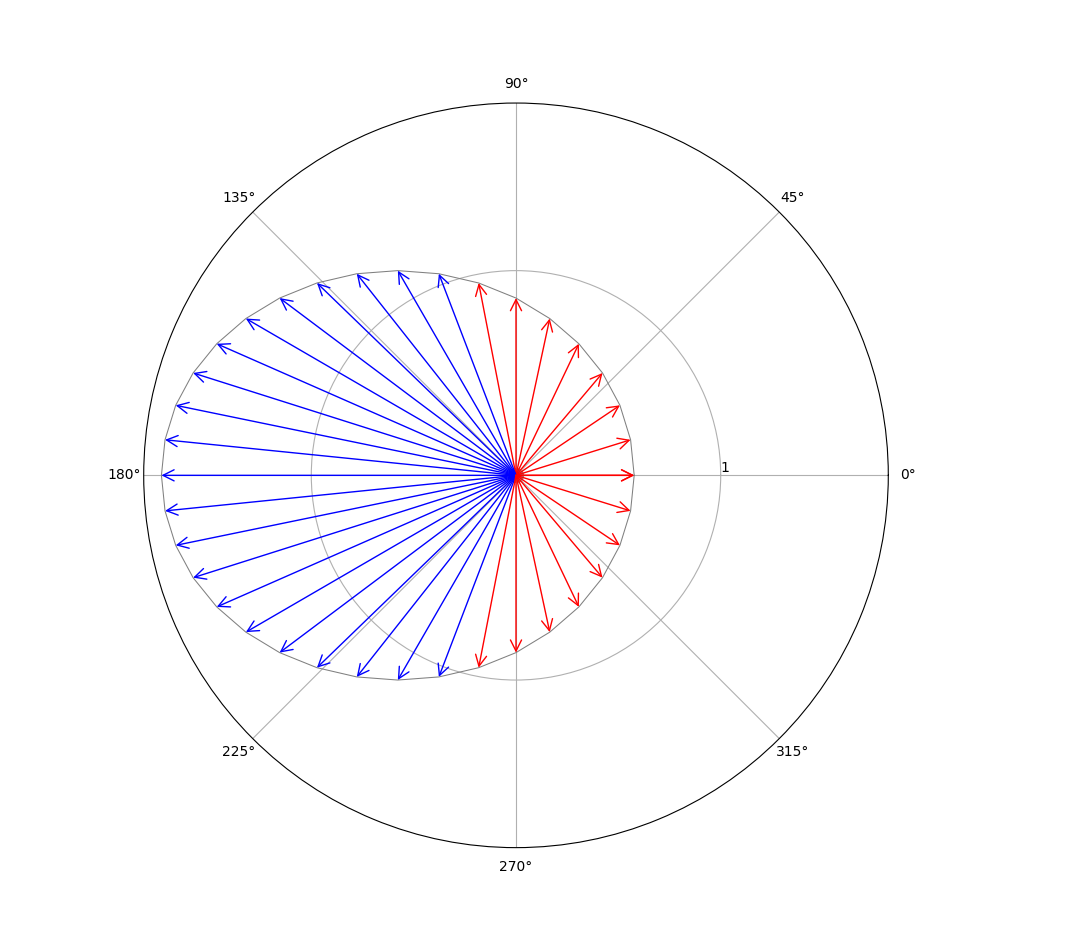

Write Python code to recreate this figure.
import ast
import matplotlib.pyplot as plt
import math
from matplotlib.patches import FancyArrowPatch

# Boosts along the +X axis.
# Projection of the Doppler cone onto the XY plane.
def show_data(data_file):
    thetas = []
    rs = []
    with open(data_file) as file:
        while line := file.readline():
            if not line.startswith("#"):
                # parse the string '[1.0, 2.2, 3.3, 4.5]' into a list of numbers
                v = ast.literal_eval(line.strip())
                ct = v[0]
                x = v[1]
                y = v[2]
                theta = math.atan2(y, x)
                r_squared = (x * x) + (y * y)
                r = math.sqrt(r_squared)
                thetas.append(theta)
                rs.append(r)
                color = 'g'
                if ct < 1.0:
                    color = 'r'
                elif ct > 1.0:
                    color = 'b'
                my_arrow = FancyArrowPatch(posA=(0, 0), posB=(theta, r), arrowstyle='->', color=color, mutation_scale=20, shrinkA=0, shrinkB=0)
                my_arrow.set_zorder(6)
                ax.add_artist(my_arrow)
    ax.set_rlabel_position(0)
    plt.yticks([1], ['1'])
    ax.plot(thetas, rs, color='grey', linestyle="-", linewidth=0.75)
    ax.scatter(0, 0, color='grey', s=100, alpha=0.90)

base_dir = "C:/johanley/ProjectsPhoton/special-relativity-core/src/sr/explore/optics/doppler/cone/"
data_file_Kp  = base_dir + "output_Kp.txt"
data_file_K  = base_dir + "output_K.txt"

fig, ax = plt.subplots(subplot_kw={'projection': 'polar'})
show_data(data_file_Kp)

# fig.suptitle("Projections of the Doppler cone onto the XY plane.\n At rest, and with a boost speed \u03B2 = +0.5 along the +X-axis.")
plt.show()
